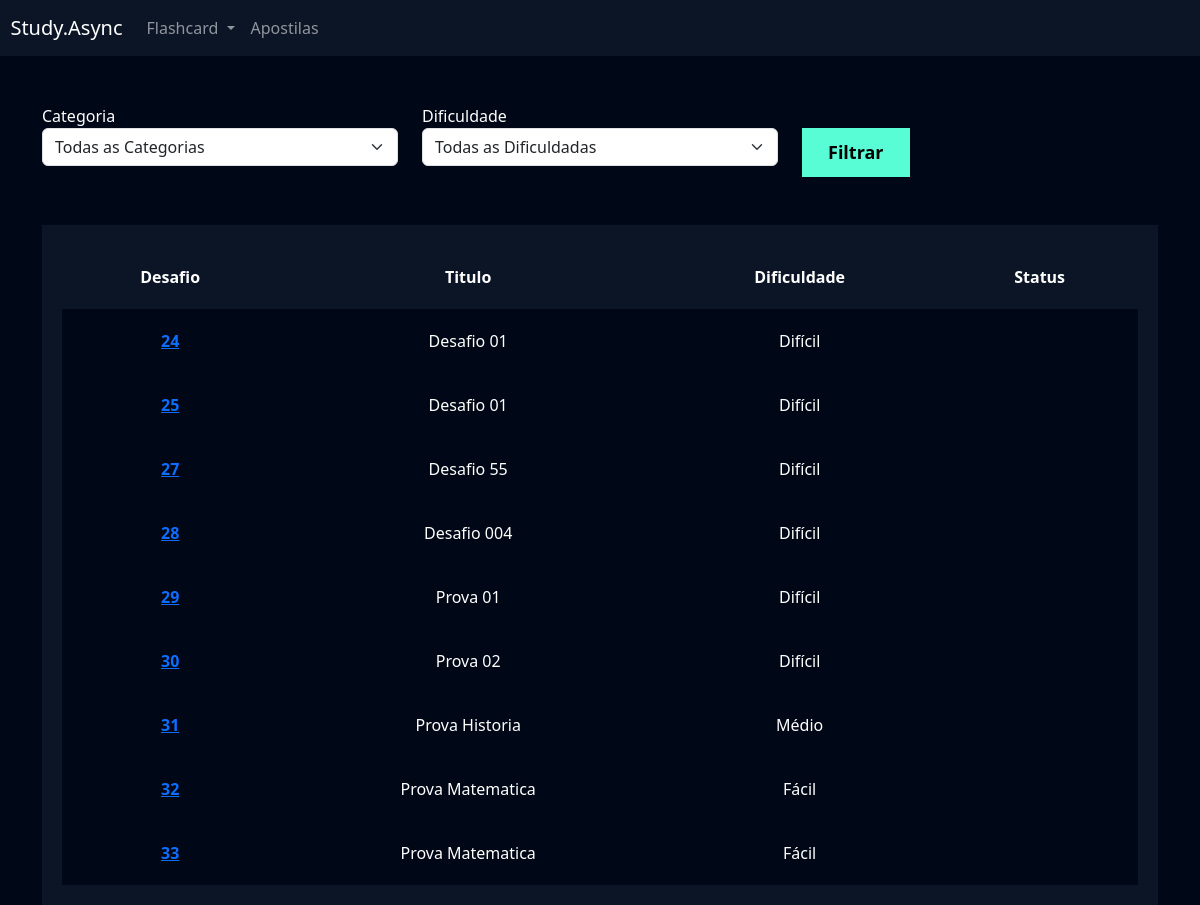
Page /flashcard/listar_desafio/ (signed in) on the committed database.
### flashcard/models.py (models this page shows, shortened)
class Desafio(models.Model):
    user = models.ForeignKey(User, on_delete=models.DO_NOTHING)
    titulo = models.CharField(max_length=100)
    categoria = models.ManyToManyField(Categoria)
    quantidade_perguntas = models.IntegerField()
    dificuldade = models.CharField(
        max_length=1, choices=Flashcard.DIFICULDADE_CHOICES
    )
    flashcards = models.ManyToManyField(FlashcardDesafio)

### flashcard/views.py (the view)
# urls.py: path('listar_desafio/', views.listar_desafio, name='listar_desafio'),
def listar_desafio(request):
    desafios = Desafio.objects.filter(user=request.user)
    categorias = Categoria.objects.all() # Puxa as categorias do banco de dados
    dificuldades = Flashcard.DIFICULDADE_CHOICES # Flashcard está dentro de models.py, que representa o banco de dados
    dificuldade_filtrar = request.GET.get('dificuldade.id')
    categoria_filtrar = request.GET.get('categoria.id')
    if dificuldade_filtrar:
        desafios = desafios.filter(dificuldade=dificuldade_filtrar)
    if categoria_filtrar:
        desafios = desafios.filter(categorias__id=categoria_filtrar)
    return render(request, 'listar_desafio.html', {'categorias':categorias,
                                                   'dificuldades': dificuldades,
                                                   'desafios': desafios, })

### flashcard/templates/listar_desafio.html (shortened to what this page needs)
{% extends "base.html" %}
{% load static %}
{% block 'cabecalho' %}
    <link href="{% static 'usuarios/css/cadastro.css' %}" rel="stylesheet">
    <link href="{% static 'flashcard/css/novo_flashcard.css' %}" rel="stylesheet">
    <link href="{% static 'flashcard/css/iniciar_desafio.css' %}" rel="stylesheet">
    <link href="{% static 'flashcard/css/desafio.css' %}" rel="stylesheet">
    <link href='https://unpkg.com/boxicons@2.1.4/css/boxicons.min.css' rel='stylesheet'>
{% endblock 'cabecalho' %}
{% block 'conteudo' %}
{% include "partials/header.html" %}
    <div class="container">
        <br>
        <br>
        <div class="row">
            <div class="col-md">
                <form action="" method="GET">
                <label for="">Categoria</label>
                <select name="categoria" class="form-select">
                    <option>Todas as Categorias</option>
                </select>
            </div>
            <div class="col-md">
                <label for="">Dificuldade</label>
                <select name="dificuldade" class="form-select">
                    <option>Todas as Dificuldadas</option>
                </select>
            </div>
            <div class="col-md">
                <br>
                <input type="submit" value="Filtrar" class="btn-cadastro">
            </div>
        </div>
        <br>
        <br>
        <div class="box-listar">
            <table>
                <thead>
                <tr>
                    <th scope="col">Desafio</th>
                    <th scope="col">Titulo</th>
                    <th scope="col">Dificuldade</th>
                    <th scope="col">Status</th>
                </tr>
                </thead>
                <tbody>
                    {% for desafio in desafios %}
                        <tr class="linha">
                            <th><a href="{% url 'desafio' desafio.id %}">{{desafio.id}}</a></th>
                            <td>{{desafio.titulo}}</td>
                            <td>{{desafio.get_dificuldade_display}}</td>
                            <td>{{desafio.status}}</td>
                        </tr>
                  {% endfor %}
                </tbody>
              </table>
        </div>
    </div>
{% endblock 'conteudo' %}

### templates/static/geral/css/base.css (style rules this page uses)
:root { --main-color: #0b1526; --dark-color: #000716; --secondary-dark-color: rgb(15, 2, 26); --light-color: #00c1f3; --contrast-color: #f4c96b; --differential-color: #58fcd5; }
body { background-color: var(--dark-color) !important; color: white !important; }

### templates/static/usuarios/css/cadastro.css (style rules this page uses)
* { margin: 0; padding: 0; }
.btn-cadastro { padding: 10px; background-color: #58fcd5; border: none; border: 1px solid #58fcd5; font-size: 18px; font-weight: bold; padding-left: 25px; padding-right: 25px; }

### templates/static/flashcard/css/desafio.css (style rules this page uses)
.box-listar { background-color: #0b1526; padding: 20px; }
table { width: 100%; padding: 20px; text-align: center; }
.linha { height: 40px; background-color: var(--dark-color); padding: 20px; }
td, th { padding: 20px; }
tr { background-color: var(--main-color); }

### rows in the picture
Desafio: id "24", titulo "Desafio 01", dificuldade "Difícil"
Desafio: id "25", titulo "Desafio 01", dificuldade "Difícil"
Desafio: id "27", titulo "Desafio 55", dificuldade "Difícil"
Desafio: id "28", titulo "Desafio 004", dificuldade "Difícil"
Desafio: id "29", titulo "Prova 01", dificuldade "Difícil"
Desafio: id "30", titulo "Prova 02", dificuldade "Difícil"
Desafio: id "31", titulo "Prova Historia", dificuldade "Médio"
Desafio: id "32", titulo "Prova Matematica", dificuldade "Fácil"
Desafio: id "33", titulo "Prova Matematica", dificuldade "Fácil"
